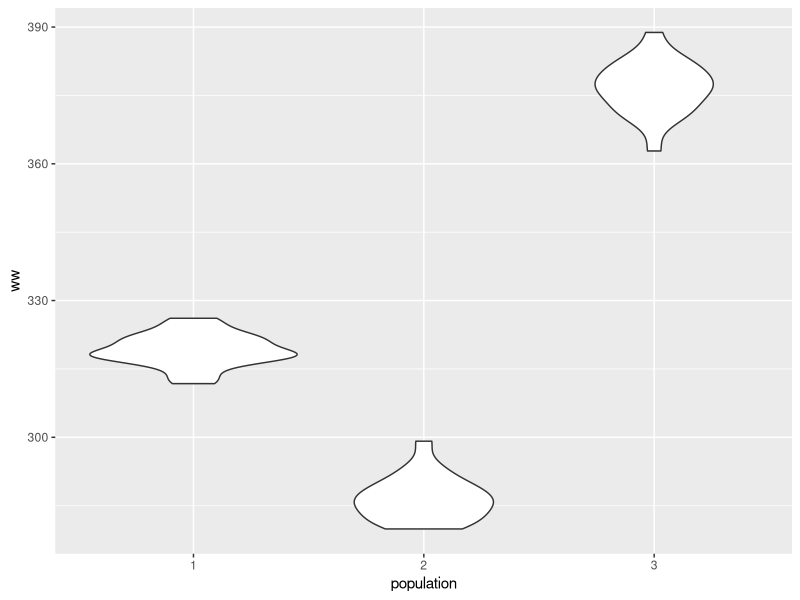

R code for this plot: (Note: this script raises an error after producing the figure.)
## ---- chunk 1
knitr::opts_chunk$set(echo = TRUE)
## ---- chunk 2
library(tidyverse)
## ---- chunk 3
ngroups <- 3  ## number of zones
nsample <- 20  ## number of sea cucumbers sampled
zone.means <- c(320, 285, 375)  ## average wet weight (g)
resid.sd <- 5
## ---- chunk 4
n <- ngroups * nsample  ## total number of data points
eps <- rnorm(n, 0, resid.sd)  ## residuals
x <- rep(1:3, rep(nsample, ngroups))  ## indicator for each zone
means <- rep(zone.means, rep(nsample, ngroups))
## ---- chunk 5
X <- as.matrix(model.matrix(~as.factor(x) - 1))  ## design matrix; no intercept!

y <- as.numeric(X %*% as.matrix(zone.means) + eps)
## ---- chunk 6

seacuc.df <- data.frame(population = as.factor(x), ww = y)
## ---- chunk 7
p <- ggplot(data = seacuc.df, aes(population, ww))
p + geom_violin()

## ---- chunk 8
n.groups <- 3
n.sample <- 20
n <- n.groups * n.sample
## ---- chunk 9
x <- rep(1:n.groups, rep(n.sample, n.groups)) ## zone indicator
zone <- factor(x, labels = c("Zone 1", "Zone 2", "Zone 3"))
## ---- chunk 10
wet.weight <- runif(n, 250, 410) ## wet weight of sea cucumbers
wet.weight2 <- wet.weight - mean(wet.weight) ## how different they are from the mean?
## ---- chunk 11
Xmat <- model.matrix(~zone * wet.weight2)
beta.vec <- c(-2, 1, 2, 5, -2, -7)
## ---- chunk 12
lin.pred <- Xmat[,] %*% beta.vec
lambda <- exp(lin.pred) ## poisson mean
C <- rpois(n = n, lambda = lambda)
## ---- chunk 13
mod1 <- glm(C ~ zone * wet.weight2, poisson)
summary(mod1)
## ---- chunk 14
par(mfrow=c(2, 2))
plot(mod1)
